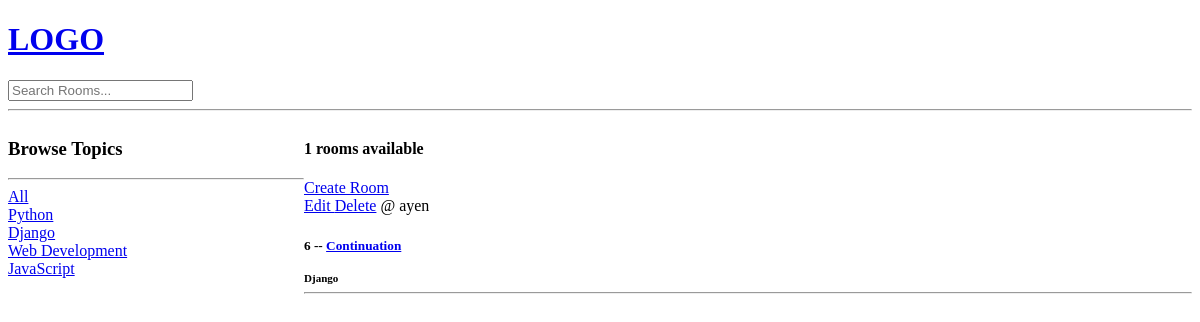
Before: /?q=Django with the older database file.
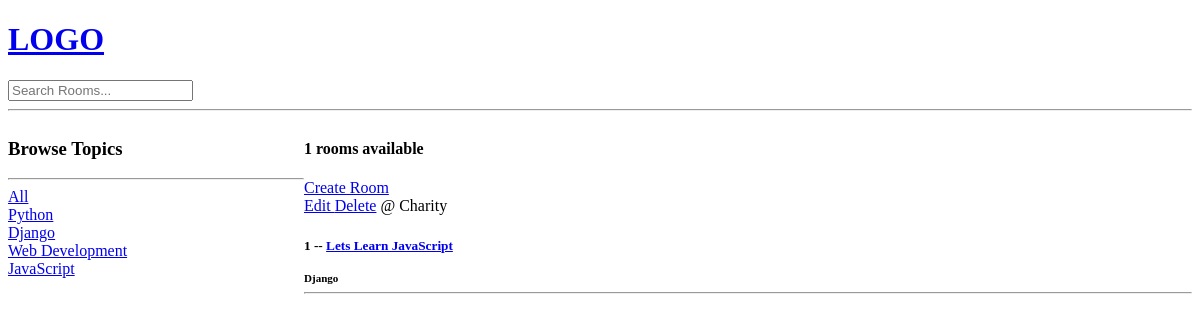
After: the same page with the newer database file.
### base/models.py (models this page shows, shortened)
class Topic(models.Model):
    name = models.CharField(max_length=200)

class Room(models.Model):
   host = models.ForeignKey(User, on_delete=models.SET_NULL, null=True)
   topic = models.ForeignKey(Topic, on_delete=SET_NULL,null=True)
   name = models.CharField(max_length=200)
   description = models.TextField(null=True, blank=True)
   updated = models.DateTimeField(auto_now=True)
   created = models.DateTimeField(auto_now_add=True)
   class Meta:
       ordering =['-updated', '-created']

### base/views.py (the view)
# urls.py: path('',views.home, name="home"),
def home(request):
    q =   request.GET.get('q') if request.GET.get('q') != None else ''
    rooms = Room.objects.filter(Q(topic__name__icontains=q) | Q(name__icontains=q) | Q(description__icontains=q) ) #queries. This querie variable is the same as the dict variable  but it will override the dictionary
    topics = Topic.objects.all()
    room_count = rooms.count()
    context = {'rooms':rooms, 'topics':topics, 'room_count':room_count }
    return render(request,'base/home.html',context)

### base/templates/base/home.html (shortened to what this page needs)
{% extends 'main.html' %} {% block content %}
<div class="home-container">
    <div>
        <h3>Browse Topics</h3>
        <hr>
        <div>
            <a href="{% url 'home' %}">All</a>
        </div>
        {% for topic in topics %}
        <div>
            <a href="{% url 'home' %}?q={{topic.name}}">{{topic.name}}</a>
        </div>
        {% endfor %}
    </div>
    <div>
        <h4>{{room_count}} rooms available </h4>
        <a href="{% url 'create-room' %}">Create Room</a>
        <div>
            {% for room in rooms %}
            <div>
                <a href="{% url 'update-room' room.id %}">Edit </a>
                <a href="{% url 'delete-room' room.id %}">   Delete</a>
                <span>@ {{room.host.username}}</span>
                <h5>{{room.id}} --
                    <a href="{% url 'room' room.id  %}">{{ room.name }}</a>
                    <br><br>
                    <small>{{room.topic.name}}</small>
                    <hr>
                </h5>
            </div>
            {% endfor %}
        </div>
    </div>
</div>
{% endblock content %}

Changed rows visible on the page:
removed Room: host.username "ayen", id "6", name "Continuation", topic.name "Django"
now on this page (row edited): Room: host.username "Charity", id "1", name "Lets Learn JavaScript", topic.name "Django"
